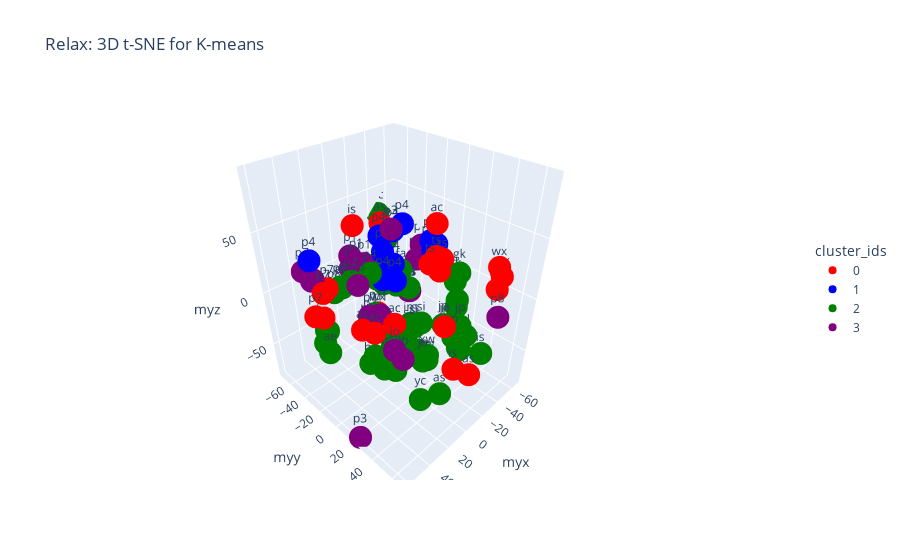

The cell this chart's notebook holds for it:
### Code cell
unique_clusters = sorted(data_tsne['cluster_ids'].unique())
# palette = px.colors.qualitative.Plotly 
color_map = {
    "0": "red",   
    "1": "blue",   
    "2": "green",  
    "3": "purple" 
}

# color_map = {str(cluster): palette[i % len(palette)] for i, cluster in enumerate(unique_clusters)}

fig = px.scatter_3d(data_tsne,
                    x='myx', y='myy', z='myz',
                    color='cluster_ids',
                    text='subject_ids',
                    title='Relax: 3D t-SNE for K-means', 
                    color_discrete_map=color_map,
                    category_orders={'cluster_ids': unique_clusters},
)
fig.update_layout(
    legend=dict(
        x=1.15,
        y=0.5, 
        xanchor='left',
        yanchor='middle' 
    )
)

fig.show()
fig.write_html('relax.html')

### Figure 1 — Plotly figure (JSON) as saved in the notebook; plotly's stock layout.template omitted (floating-point values rounded to 4 significant figures)
{"data": [{"hovertemplate": "cluster_ids=0<br>myx=%{x}<br>myy=%{y}<br>myz=%{z}<br>subject_ids=%{text}<extra></extra>", "legendgroup": "0", "marker": {"color": "red", "symbol": "circle"}, "mode": "markers+text", "name": "0", "scene": "scene", "showlegend": true, "text": ["as", "as", "ts", "ts", "ts", "ts", "p7", "p7", "p7", "p7", "jp", "wx", "wx", "wx", "wx", "ac", "ac", "ac", "ac", "is", "is"], "type": "scatter3d", "x": [-11.78, -14.11, -4.15, -1.776, 6.965, -0.3075, 45.18, 36.91, 57.54, 51.26, 10.4, -44.63, -17.11, -39.11, -41.05, 50.9, 46.51, 30.93, -27.75, 5.541, 7.626], "y": [59.54, -32.99, 30.07, 35.21, 34.47, 38.17, -27.29, -34.25, -20.73, -20.8, 51.76, 52.95, -41.77, 55.49, 57.44, 19.75, 26.11, 27.77, 9.559, 57.96, -38.12], "z": [-42.11, 44.65, 47.37, 39.72, 48.46, 50.55, 14.37, 10.78, 4.691, 0.06461, 11.06, 12.85, -44.84, 34.8, 27.4, 13.23, 12.0, 10.95, 54.49, -25.51, 48.47]}, {"hovertemplate": "cluster_ids=1<br>myx=%{x}<br>myy=%{y}<br>myz=%{z}<br>subject_ids=%{text}<extra></extra>", "legendgroup": "1", "marker": {"color": "blue", "symbol": "circle"}, "mode": "markers+text", "name": "1", "scene": "scene", "showlegend": true, "text": ["p4", "p4", "p4", "p4", "p4", "p4", "p4", "p4", "p4", "p4", "p4", "p4", "p4"], "type": "scatter3d", "x": [-41.51, -39.06, -41.77, -47.4, 54.78, 12.28, 14.4, 7.35, 17.42, 17.79, -4.834, 1.295, 25.62], "y": [-4.593, 0.855, -7.247, -1.908, -24.51, 7.744, 0.02957, -10.73, 5.295, 15.22, -0.9233, -3.971, 12.08], "z": [21.17, 30.61, 29.23, 9.599, 45.93, 39.02, 45.9, 50.68, 32.41, 31.99, 58.81, 54.7, 35.18]}, {"hovertemplate": "cluster_ids=2<br>myx=%{x}<br>myy=%{y}<br>myz=%{z}<br>subject_ids=%{text}<extra></extra>", "legendgroup": "2", "marker": {"color": "green", "symbol": "circle"}, "mode": "markers+text", "name": "2", "scene": "scene", "showlegend": true, "text": ["fa", "fa", "fa", "fa", "xw", "xw", "xw", "xw", "ae", "ae", "ae", "ae", "hr", "hr", "hr", "hr", "as", "as", "p3", "cl", "cl", "cl", "cl", "p1", "dy", "dy", "dy", "dy", "p4", "im", "im", "im", "im", "si", "si", "si", "si", "p8", "p8", "p8", "gk", "gk", "gk", "gk", "jo", "jo", "p3", "p3", "p7", "jp", "jp", "jp", "03", "03", "p4", "p1", "p1", "p1", "yc", "yc", "yc", "yc", "yc", "is", "is"], "type": "scatter3d", "x": [-12.48, -5.864, -11.21, -9.868, 1.858, 3.949, -1.637, -2.999, 40.15, 35.79, 45.73, 44.05, 12.98, 8.651, 19.06, 16.19, -36.32, 5.146, -26.24, -23.67, -21.54, -12.79, -14.62, 22.14, 22.86, 19.5, -44.2, 21.79, -4.501, -6.15, -17.65, 10.7, 17.93, -14.8, -13.56, -0.9263, -0.4113, 23.76, 20.23, 25.27, -24.56, -26.63, -29.47, -27.91, 22.85, -30.05, -24.13, -32.01, 19.09, 5.673, -1.201, 5.13, -26.04, -19.76, 31.69, -10.99, 14.67, -11.79, -20.19, -10.27, -13.62, 15.29, -46.64, -41.49, -34.22], "y": [-1.185, -3.817, -8.711, -13.19, 31.49, 33.45, -8.268, 5.644, -36.33, -40.32, -25.8, -33.56, -2.24, -7.393, -11.53, -9.176, 32.13, 47.76, -36.24, 36.51, 46.8, 46.75, 40.71, -7.043, 18.81, 16.95, 20.16, 21.8, -16.58, -17.17, -3.74, -16.27, -14.37, 9.886, 4.694, 14.77, 9.62, -44.57, -38.74, -34.57, 34.26, 32.47, 30.83, 28.76, 45.5, 26.82, -25.96, -35.95, -29.14, 55.57, 55.37, 46.39, -42.62, -44.37, 7.11, -26.75, -8.918, -21.99, 2.307, -5.68, -0.1823, 38.26, -71.1, -56.23, 53.28], "z": [3.535, 11.22, 16.59, 9.504, -37.16, -30.03, -51.4, -31.92, -26.96, -32.7, -39.1, -35.45, -62.67, -55.42, -58.77, -50.99, -51.79, -57.92, -11.46, -15.37, -19.05, -25.13, -19.51, -12.29, -38.9, -45.98, -13.11, -27.59, 20.86, -48.16, -34.53, -24.68, -22.38, -24.73, -30.65, -16.15, -22.49, -4.528, 1.074, 6.489, 3.922, -3.525, 23.51, 16.25, -14.62, -27.13, -11.9, -16.73, 10.94, 1.561, 6.794, 6.481, -3.093, -12.75, 40.65, -4.43, -9.542, 3.713, -61.05, -55.12, -64.53, -63.72, 28.04, 10.84, -40.44]}, {"hovertemplate": "cluster_ids=3<br>myx=%{x}<br>myy=%{y}<br>myz=%{z}<br>subject_ids=%{text}<extra></extra>", "legendgroup": "3", "marker": {"color": "purple", "symbol": "circle"}, "mode": "markers+text", "name": "3", "scene": "scene", "showlegend": true, "text": ["p3", "p1", "p1", "p1", "p1", "p8", "p8", "p8", "p8", "p8", "jo", "jo", "p3", "p3", "p3", "p3", "p7", "p7", "p7", "p1", "p1", "p1"], "type": "scatter3d", "x": [44.81, 31.88, -4.771, -2.753, -6.984, -63.95, -27.2, -59.65, -66.69, -65.94, 45.22, 43.17, -35.7, 61.08, 48.06, -29.55, 46.92, 47.21, 42.12, 24.63, 31.45, -5.709], "y": [10.4, 1.372, -52.59, -57.01, -62.04, -27.64, 66.76, -37.72, -33.99, -38.41, 42.06, 47.47, -22.3, 22.7, 43.18, -17.73, -37.11, -46.85, -42.6, 7.49, 4.104, -43.78], "z": [39.31, -6.227, 6.48, -0.4798, 7.38, 5.858, 5.852, -7.839, -10.1, 3.088, 7.208, 2.005, -21.3, -79.46, 90.82, -15.88, 20.68, 24.12, 16.8, 3.642, 4.507, 8.756]}], "layout": {"legend": {"title": {"text": "cluster_ids"}, "tracegroupgap": 0, "x": 1.15, "xanchor": "left", "y": 0.5, "yanchor": "middle"}, "scene": {"domain": {"x": [0, 1], "y": [0, 1]}, "xaxis": {"title": {"text": "myx"}}, "yaxis": {"title": {"text": "myy"}}, "zaxis": {"title": {"text": "myz"}}}, "title": {"text": "Relax: 3D t-SNE for K-means"}}}
